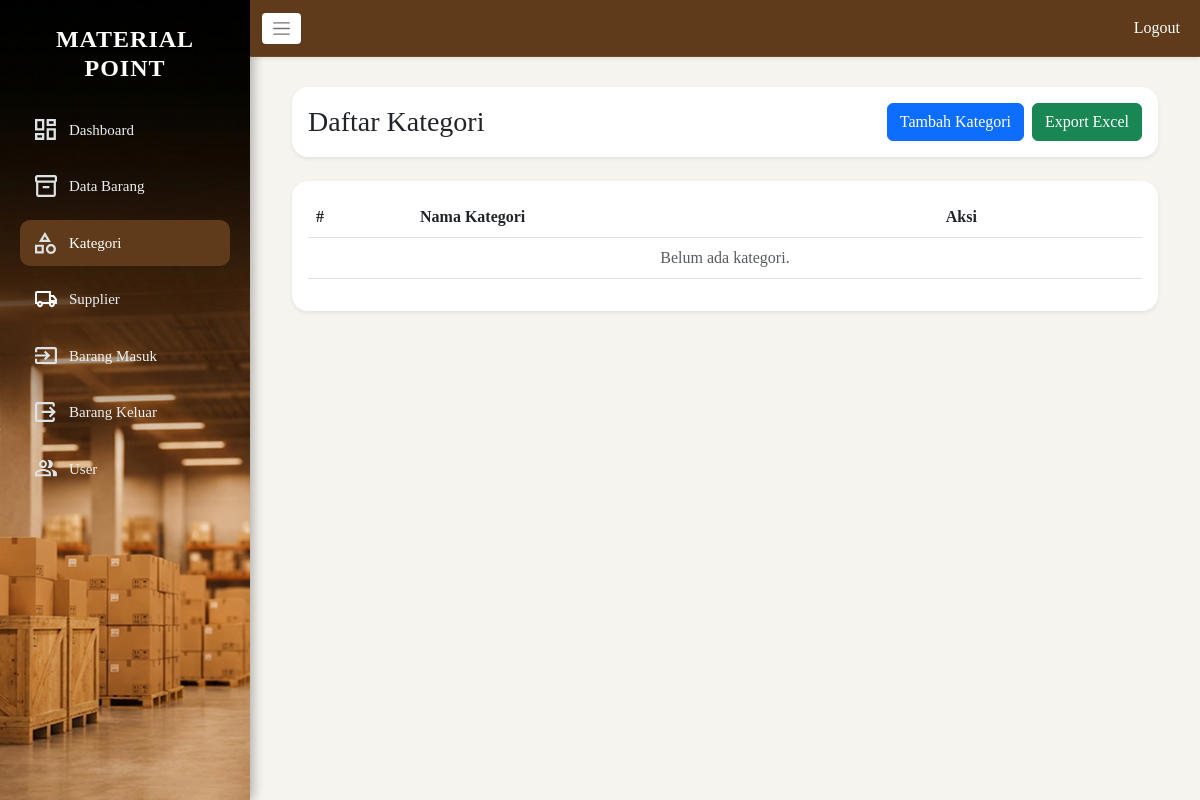
The app's page /Kategori/data_kategori.php?page=2 (signed in), older data.
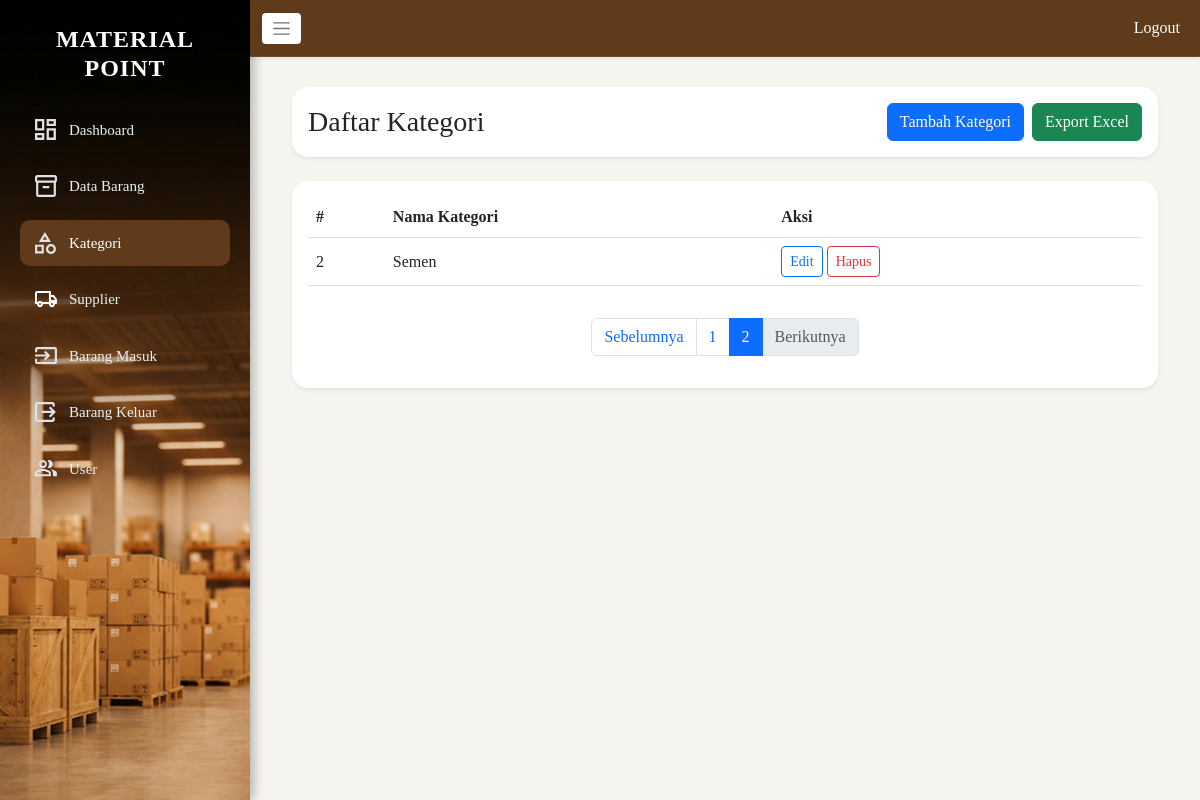
The same page, newer data.
### tables this page shows
CREATE TABLE `kategori` (
  `id_kategori` int(11) NOT NULL,
  `nama_kategori` varchar(100) NOT NULL
);

### Kategori/data_kategori.php (the view, shortened to what the changed rows need)
<?php
include '../koneksi_db.php';
$perPage = 10;
$page    = isset($_GET['page']) && is_numeric($_GET['page']) ? max(1, intval($_GET['page'])) : 1;
$offset  = ($page - 1) * $perPage;
$totalRows = 0;
$res = $conn->query("SELECT COUNT(*) AS total FROM kategori");
if ($res) { $totalRows = (int)$res->fetch_assoc()['total']; $res->free(); }
$totalPages = max(1, (int)ceil($totalRows / $perPage));
$dataKategori = [];
$sql = "SELECT id_kategori, nama_kategori FROM kategori ORDER BY nama_kategori ASC LIMIT ? OFFSET ?";
if ($stmt = $conn->prepare($sql)) {
    $stmt->bind_param("ii", $perPage, $offset);
    $stmt->execute();
    $result = $stmt->get_result();
    while ($row = $result->fetch_assoc()) { $dataKategori[] = $row; }
}
?>
<!DOCTYPE html>
<html>
<head>
    <link href="https://cdn.jsdelivr.net/npm/bootstrap@5.3.0/dist/css/bootstrap.min.css" rel="stylesheet">
    <link rel="stylesheet" href="../asset/css/style.css">
</head>
<body class="admin-dashboard">
<div class="main-wrapper">
    <div class="content">
        <div class="container-fluid">
            <div class="row g-4">
                <div class="col-12">
                    <div class="card shadow-sm border-0 rounded-4">
                        <div class="card-body">
                            <div class="table-responsive">
                                <table class="table table-hover align-middle">
                                    <thead>
                                        <tr>
                                            <th>#</th>
                                            <th>Nama Kategori</th>
                                            <th>Aksi</th>
                                        </tr>
                                    </thead>
                                    <tbody>
                                        <?php if (empty($dataKategori)): ?>
                                            <tr><td colspan="3" class="text-center text-muted">Belum ada kategori.</td></tr>
                                        <?php else: ?>
                                            <?php foreach ($dataKategori as $kategori): ?>
                                                <tr>
                                                    <td><?php echo intval($kategori['id_kategori']); ?></td>
                                                    <td><?php echo htmlspecialchars($kategori['nama_kategori']); ?></td>
                                                    <td>
                                                        <a href="edit_kategori.php?id=<?php echo intval($kategori['id_kategori']); ?>" class="btn btn-sm btn-outline-primary">Edit</a>
                                                        <form method="POST" action="hapus_kategori.php" style="display:inline"
                                                              onsubmit="return confirm('Apakah Anda yakin ingin menghapus kategori ini?')">
                                                            <button type="submit" class="btn btn-sm btn-outline-danger">Hapus</button>
                                                        </form>
                                                    </td>
                                                </tr>
                                            <?php endforeach; ?>
                                        <?php endif; ?>
                                    </tbody>
                                </table>
                            </div>
                            <?php if ($totalPages > 1): ?>
                            <nav class="mt-3">
                                <ul class="pagination justify-content-center">
                                    <li class="page-item <?php echo $page <= 1 ? 'disabled' : ''; ?>">
                                        <a class="page-link" href="?page=<?php echo $page - 1; ?>">Sebelumnya</a>
                                    </li>
                                    <?php for ($i = 1; $i <= $totalPages; $i++): ?>
                                        <li class="page-item <?php echo $i === $page ? 'active' : ''; ?>">
                                            <a class="page-link" href="?page=<?php echo $i; ?>"><?php echo $i; ?></a>
                                        </li>
                                    <?php endfor; ?>
                                    <li class="page-item <?php echo $page >= $totalPages ? 'disabled' : ''; ?>">
                                        <a class="page-link" href="?page=<?php echo $page + 1; ?>">Berikutnya</a>
                                    </li>
                                </ul>
                            </nav>
                            <?php endif; ?>
                        </div>
                    </div>
                </div>
            </div>
        </div>
    </div>
</div>
</body>
</html>

Row changes from the older to the newer data that the page shows:
now on this page (row edited): kategori: id_kategori "2", nama_kategori "Semen"
Text that changed along with them:
text no longer shown: "Belum ada kategori."
text now shown: "Sebelumnya Berikutnya"
new list line: "1"
new list line: "2"
